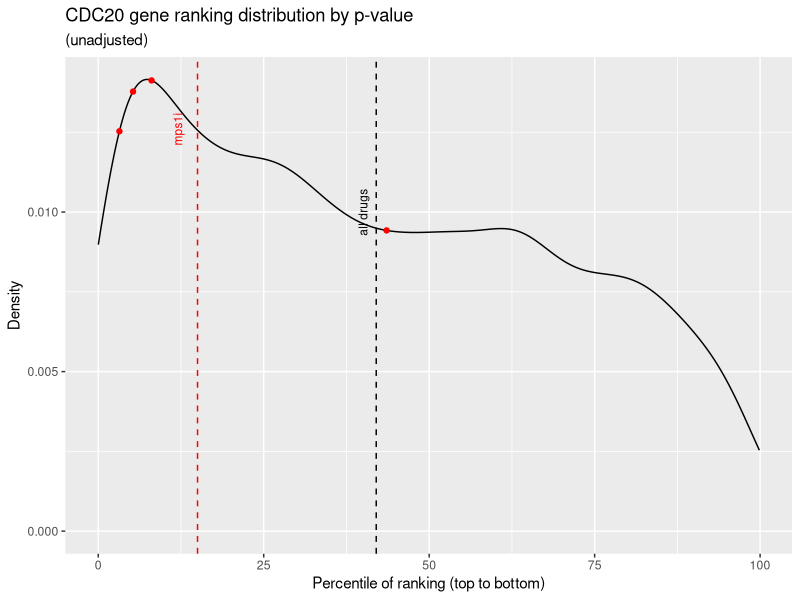

The R source for this figure:
library(ggplot2)
library (dplyr)
library(stats)

mps1i <- c("Reversine", "AZ3146", "MPI.0479605", "CFI.402257")

gene_ttest_rank <- read.csv("treatment_vs_gene_corr_ttest_ranking_neg_effect_only_PRISM_23.csv")
gene_ttest_rank$treatment <- gsub('\\.\\.BRD\\.BRD.*','',gene_ttest_rank$treatment)

mps1i_data <- dplyr::filter(gene_ttest_rank, tolower(treatment) %in% tolower(mps1i))
gene_ttest_rank_filter <- gene_ttest_rank[gene_ttest_rank$rank != -1,]

avg_CDC20_rank <- round(mean(gene_ttest_rank_filter$precent))
avg_CDC20_rank_mps1i <- round(mean(mps1i_data$precent))


density_data <- density(gene_ttest_rank_filter$precent)


density_df <- data.frame(
  x = density_data$x,
  y = density_data$y
)

mps1i_density <- density_df %>%
  dplyr::filter(x %in% mps1i_data$precent)


avg_CDC20_rank_mps1i_density <- density_df %>%
  filter(x == avg_CDC20_rank_mps1i)
avg_CDC20_rank_density <- density_df %>%
  filter(x == avg_CDC20_rank)

density_data <- density(gene_ttest_rank_filter$precent)

density_df <- data.frame(
  x = density_data$x,
  y = density_data$y
)

plot1 <- ggplot(data = gene_ttest_rank_filter, aes(x = precent)) +
  geom_density() +
  geom_point(data = mps1i_data, aes(x = precent, y = approx(density_df$x, density_df$y, precent)$y), color = "red") + 
  geom_vline(xintercept = avg_CDC20_rank_mps1i, color = 'red', linetype = "dashed") +
  geom_vline(xintercept = avg_CDC20_rank, linetype = "dashed") +
  annotate("text", x = avg_CDC20_rank_mps1i - 3, y = approx(density_df$x, density_df$y, avg_CDC20_rank_mps1i-0.2)$y, label = "mps1i", angle = 90, color = "red", size = 3) +
  annotate("text", x = avg_CDC20_rank - 2, y = approx(density_df$x, density_df$y, avg_CDC20_rank)$y + 0.0005, label = "all drugs", angle = 90, size = 3) +
  labs(x = "Percentile of ranking (top to bottom)", y = "Density", title = "CDC20 gene ranking distribution by p-value", subtitle ="(unadjusted)")

ggsave("CDC20_gene_ranking_density_plot.png", plot1, width = 768 * 2, height = 498 * 2, units = "px",
       dpi = 300)


